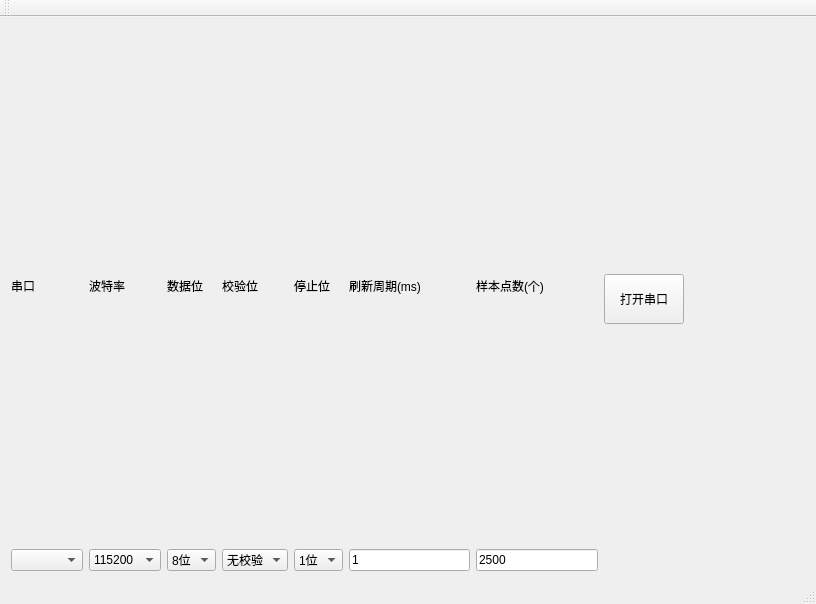
<?xml version="1.0" encoding="UTF-8"?>
<ui version="4.0">
 <class>WaveScope</class>
 <widget class="QMainWindow" name="WaveScope">
  <property name="geometry">
   <rect>
    <x>0</x>
    <y>0</y>
    <width>816</width>
    <height>604</height>
   </rect>
  </property>
  <property name="windowTitle">
   <string>WaveScope</string>
  </property>
  <widget class="QWidget" name="centralWidget">
   <layout class="QVBoxLayout" name="verticalLayout_2">
    <item>
     <layout class="QGridLayout" name="gridLayout">
      <item row="0" column="8">
       <spacer name="horizontalSpacer">
        <property name="orientation">
         <enum>Qt::Horizontal</enum>
        </property>
        <property name="sizeHint" stdset="0">
         <size>
          <width>40</width>
          <height>20</height>
         </size>
        </property>
       </spacer>
      </item>
      <item row="0" column="4">
       <widget class="QLabel" name="lb_stopbit">
        <property name="text">
         <string>停止位</string>
        </property>
       </widget>
      </item>
      <item row="0" column="6">
       <widget class="QLabel" name="lb_showcnt">
        <property name="text">
         <string>样本点数(个)</string>
        </property>
       </widget>
      </item>
      <item row="1" column="6">
       <widget class="QLineEdit" name="le_showcnt">
        <property name="text">
         <string>2500</string>
        </property>
       </widget>
      </item>
      <item row="1" column="4">
       <widget class="QComboBox" name="cb_stopbit">
        <item>
         <property name="text">
          <string>1位</string>
         </property>
        </item>
        <item>
         <property name="text">
          <string>2位</string>
         </property>
        </item>
       </widget>
      </item>
      <item row="1" column="1">
       <widget class="QComboBox" name="cb_bdrate">
        <property name="currentIndex">
         <number>7</number>
        </property>
        <item>
         <property name="text">
          <string>1200</string>
         </property>
        </item>
        <item>
         <property name="text">
          <string>2400</string>
         </property>
        </item>
        <item>
         <property name="text">
          <string>4800</string>
         </property>
        </item>
        <item>
         <property name="text">
          <string>9600</string>
         </property>
        </item>
        <item>
         <property name="text">
          <string>19200</string>
         </property>
        </item>
        <item>
         <property name="text">
          <string>38400</string>
         </property>
        </item>
        <item>
         <property name="text">
          <string>57600</string>
         </property>
        </item>
        <item>
         <property name="text">
          <string>115200</string>
         </property>
        </item>
       </widget>
      </item>
      <item row="0" column="5">
       <widget class="QLabel" name="lb_runtFq">
        <property name="text">
         <string>刷新周期(ms)</string>
        </property>
       </widget>
      </item>
      <item row="1" column="3">
       <widget class="QComboBox" name="cb_parity">
        <property name="currentIndex">
         <number>0</number>
        </property>
        <item>
         <property name="text">
          <string>无校验</string>
         </property>
        </item>
        <item>
         <property name="text">
          <string>奇校验</string>
         </property>
        </item>
        <item>
         <property name="text">
          <string>偶校验</string>
         </property>
        </item>
       </widget>
      </item>
      <item row="1" column="0">
       <widget class="QComboBox" name="cb_name"/>
      </item>
      <item row="0" column="3">
       <widget class="QLabel" name="lb_parity">
        <property name="text">
         <string>校验位</string>
        </property>
       </widget>
      </item>
      <item row="0" column="2">
       <widget class="QLabel" name="lb_databit">
        <property name="text">
         <string>数据位</string>
        </property>
       </widget>
      </item>
      <item row="0" column="0">
       <widget class="QLabel" name="lb_name">
        <property name="text">
         <string>串口</string>
        </property>
       </widget>
      </item>
      <item row="0" column="1">
       <widget class="QLabel" name="lb_bdrate">
        <property name="text">
         <string>波特率</string>
        </property>
       </widget>
      </item>
      <item row="1" column="2">
       <widget class="QComboBox" name="cb_databit">
        <property name="currentIndex">
         <number>3</number>
        </property>
        <item>
         <property name="text">
          <string>5位</string>
         </property>
        </item>
        <item>
         <property name="text">
          <string>6位</string>
         </property>
        </item>
        <item>
         <property name="text">
          <string>7位</string>
         </property>
        </item>
        <item>
         <property name="text">
          <string>8位</string>
         </property>
        </item>
       </widget>
      </item>
      <item row="0" column="7" rowspan="2">
       <widget class="QPushButton" name="btn_start">
        <property name="minimumSize">
         <size>
          <width>0</width>
          <height>50</height>
         </size>
        </property>
        <property name="text">
         <string>打开串口</string>
        </property>
       </widget>
      </item>
      <item row="1" column="5">
       <widget class="QLineEdit" name="le_runFq">
        <property name="text">
         <string>1</string>
        </property>
       </widget>
      </item>
     </layout>
    </item>
   </layout>
  </widget>
  <widget class="QMenuBar" name="menuBar">
   <property name="geometry">
    <rect>
     <x>0</x>
     <y>0</y>
     <width>816</width>
     <height>23</height>
    </rect>
   </property>
  </widget>
  <widget class="QToolBar" name="mainToolBar">
   <attribute name="toolBarArea">
    <enum>TopToolBarArea</enum>
   </attribute>
   <attribute name="toolBarBreak">
    <bool>false</bool>
   </attribute>
  </widget>
  <widget class="QStatusBar" name="statusBar"/>
 </widget>
 <layoutdefault spacing="6" margin="11"/>
 <tabstops>
  <tabstop>cb_name</tabstop>
  <tabstop>cb_bdrate</tabstop>
  <tabstop>cb_databit</tabstop>
  <tabstop>cb_parity</tabstop>
  <tabstop>cb_stopbit</tabstop>
  <tabstop>le_runFq</tabstop>
  <tabstop>le_showcnt</tabstop>
  <tabstop>btn_start</tabstop>
 </tabstops>
 <resources/>
 <connections/>
</ui>
